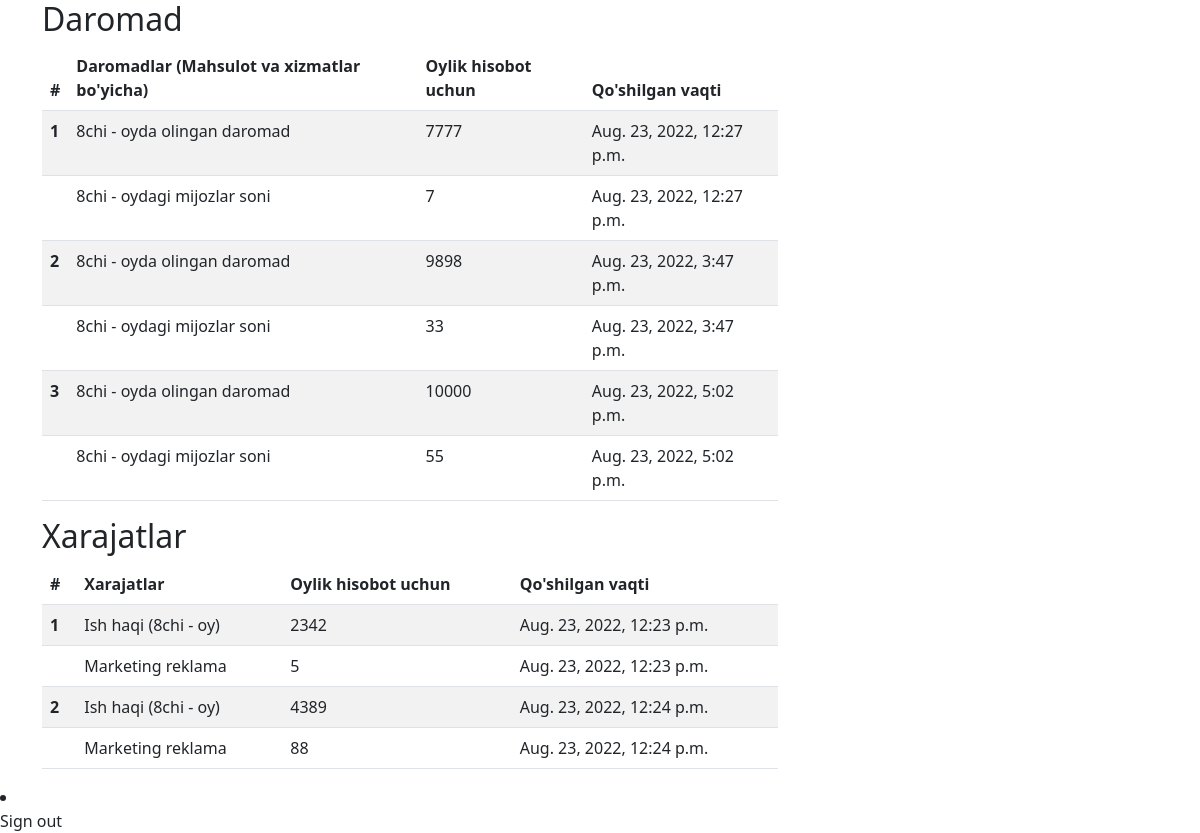
Screenshot of /report_detail/1 (signed in) with the database file from the repository.
### report/models.py (models this page shows, shortened)
class InComeModel(models.Model):
    report = models.ForeignKey(ReportModel, related_name="income", on_delete=models.CASCADE)
    month_income = models.CharField(max_length=255)
    month_customer = models.CharField(max_length=255)
    publish_date = models.DateTimeField(auto_now_add=True)

class ExpenseModel(models.Model):
    report_expense = models.ForeignKey(ReportModel, related_name="expense", on_delete=models.CASCADE)
    salary = models.CharField(max_length=255)
    advertising = models.CharField(max_length=255)
    publish_date = models.DateTimeField(auto_now_add=True)

### report/views.py (the view)
# urls.py: path('report_detail/<int:pk>', report_detail_view, name='report_detail'),
@login_required
def report_detail_view(request, pk):
    context = {}
    report_detail = get_object_or_404(ReportModel, pk=pk)
    expense = ExpenseModel.objects.filter(report_expense_id=pk)
    income = InComeModel.objects.filter(report_id=pk)
    account = report_detail.author.email
    context['report_detail'] = report_detail
    context['expense'] = expense
    context['income'] = income
    context['account'] = account
    return render(request, 'report_detail.html', context)

### report/templates/report_detail.html (shortened to what this page needs)
<!doctype html>
<html lang="en">
<head>
    <link href="https://cdn.jsdelivr.net/npm/bootstrap@5.2.0/dist/css/bootstrap.min.css" rel="stylesheet"
>
</head>
<body>
    <div class="container">
        <div class="row">
            <div class="col-8">
                <h2>Daromad</h2>
                <table class="table table-striped">
                    <thead>
                        <tr>
                            <th scope="col">#</th>
                            <th scope="col">Daromadlar (Mahsulot va xizmatlar bo'yicha)</th>
                            <th scope="col">Oylik hisobot uchun</th>
                            <th scope="col">Qo'shilgan vaqti</th>
                        </tr>
                    </thead>
                    <tbody>
                    {% for i in income %}
                        <tr>
                            <th scope="row">{{ forloop.counter }}</th>
                            <td>{{ i.publish_date.date.month }}chi - oyda olingan daromad</td>
                            <td>{{ i.month_income }}</td>
                            <td>{{ i.publish_date }}</td>
                        </tr>
                        <tr>
                            <th scope="row"></th>
                            <td>{{ i.publish_date.month }}chi - oydagi mijozlar soni</td>
                            <td>{{ i.month_customer }}</td>
                            <td>{{ i.publish_date }}</td>
                        </tr>
                    {% endfor %}
                    </tbody>
                </table>
            </div>
        </div>
        <div class="row">
            <div class="col-8">
                <h2>Xarajatlar</h2>
                <table class="table table-striped">
                    <thead>
                        <tr>
                            <th scope="col">#</th>
                            <th scope="col">Xarajatlar</th>
                            <th scope="col">Oylik hisobot uchun</th>
                            <th scope="col">Qo'shilgan vaqti</th>
                        </tr>
                    </thead>
                         <tbody>
                         {% for i in expense %}
                            <tr>
                                <th scope="row">{{ forloop.counter }}</th>
                                <td>Ish haqi ({{ i.publish_date.month }}chi - oy)</td>
                                <td>{{ i.salary }}</td>
                                <td>{{ i.publish_date }}</td>
                            </tr>
                            <tr>
                                <th scope="row"></th>
                                <td>Marketing reklama</td>
                                <td>{{ i.advertising }}</td>
                                <td>{{ i.publish_date }}</td>
                            </tr>
                         {% endfor %}
                    </tbody>
                </table>
            </div>
        </div>
    </div>
</body>
  <li><a class="dropdown-item" href="{% url 'account:signout' %}">Sign out</a></li>
</html>

### rows the page displays
InComeModel: publish_date.date.month "8", month_income "7777", publish_date "Aug. 23, 2022, 12:27 p.m.", publish_date.month "8", month_customer "7"
InComeModel: publish_date.date.month "8", month_income "9898", publish_date "Aug. 23, 2022, 3:47 p.m.", publish_date.month "8", month_customer "33"
InComeModel: publish_date.date.month "8", month_income "10000", publish_date "Aug. 23, 2022, 5:02 p.m.", publish_date.month "8", month_customer "55"
ExpenseModel: publish_date.month "8", salary "2342", publish_date "Aug. 23, 2022, 12:23 p.m.", advertising "5"
ExpenseModel: publish_date.month "8", salary "4389", publish_date "Aug. 23, 2022, 12:24 p.m.", advertising "88"
